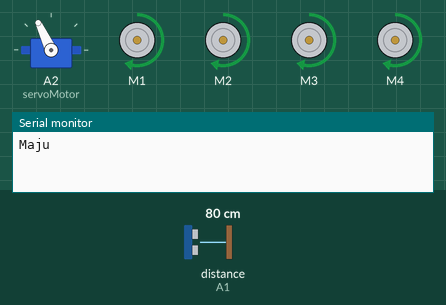
Bench run of a sketch on a simulated Arduino Uno, built with avr-gcc and run on an emulated ATmega328P. On the bench: servo, 4 × DC motor (green arrow = forward, orange = backward, longer = faster), the last lines printed to the serial monitor. The inputs (shaded band) are chosen by the test bench; at power-on: distance to the obstacle (sensor on A1) 80 cm. The echo pulse lasts 58.3 µs per cm.

Above: at 3.9 s.
4.0 s: distance to the obstacle (sensor on A1) set to 39 cm
5.5 s: distance to the obstacle (sensor on A1) set to 31 cm
At 6.0 s:
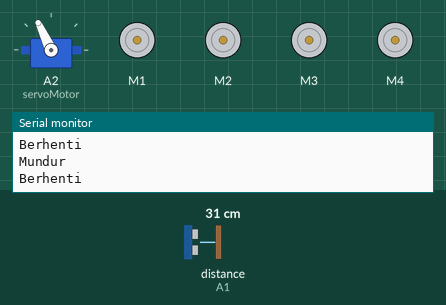
At 8.4 s:
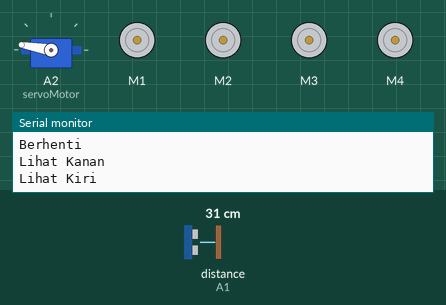
8.5 s: distance to the obstacle (sensor on A1) set to 35 cm
10.9 s: distance to the obstacle (sensor on A1) set to 60 cm
13.9 s: distance to the obstacle (sensor on A1) set to 2 cm
At 16.0 s:
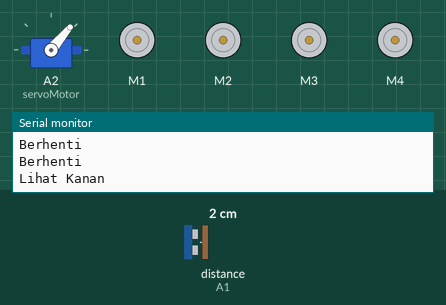
Timing chart, 0 to 20.3 s (numbered marks = the images above; inputs shaded):
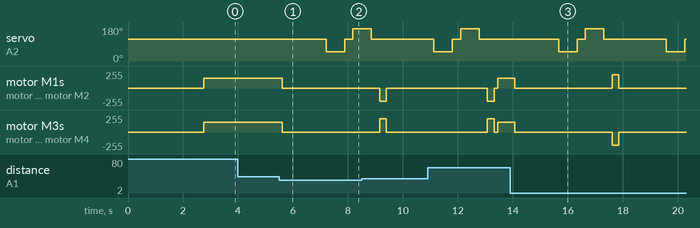

Measured:
- the behaviour switches between 36 and 35 cm on distance to the obstacle (sensor on A1) (found by bisection; images 0 and 1)
- after the input at 4.0 s, every drawn part: stays the same
- after the input at 5.5 s, servo on A2 (servoMotor): 115° → 50° after 1.7 s, → 115° 0.67 s later, → 170° 0.30 s later; motor M1–4: forward 150/255 → stopped after 0.10 s
- after the input at 13.9 s, servo on A2 (servoMotor): 115° → 50° after 1.8 s, → 115° 0.67 s later, → 170° 0.30 s later, → 115° 0.67 s later, … (6 changes in this stretch); motor M1: forward 150/255 → stopped after 0.17 s, → forward 200/255 3.5 s later, → stopped 0.25 s later

The sketch:

code.ino
```cpp
/*
  ===========================
    Robot Obstacle Avoiding
         (dengan servo)
        by Fajar Julyana
  ===========================
*/
#include <AFmotor.h>        //Library Adafruit motor driver. pasang manual
#include <NewPing.h>        //Library ping mili detik untuk Ultrasonic sensor. pasang manual
#include <Servo.h>          //Library Servo sudah terinstall tinggal include saja
//pin sensor
#define trig_pin A0 //analog input 0
#define echo_pin A1 //analog input 1

#define jarak_maksimal 200
boolean kondisiMaju = false;
int jarak = 100;

NewPing sonar(trig_pin, echo_pin, jarak_maksimal); //sensor function
Servo servoMotor;
//deklarasi Motor DC pada modul Adafruit Motor Driver
AF_DCMotor motor1(1, MOTOR12_1KHZ);
AF_DCMotor motor2(2, MOTOR12_1KHZ);
AF_DCMotor motor3(3, MOTOR34_1KHZ);
AF_DCMotor motor4(4, MOTOR34_1KHZ);

//deklarasi Kecepatan berdasarkan kendali mempermudah pengaturan
int kecepatanMaju = 150;
int kecepatanBelok = 200;
int kecepatanMundur = 200;

int bacaPing(){
  delay(70);
  int cm = sonar.ping_cm();
  if (cm==0){
    cm=250;
  }
  return cm;
}

int lihatKanan(){
  Serial.println("Lihat Kanan");
  servoMotor.write(50);
  delay(500);
  int jarak = bacaPing();
  delay(100);
  servoMotor.write(115);
  return jarak;
}

int lihatKiri(){
  Serial.println("Lihat Kiri");
  servoMotor.write(170);
  delay(500);
  int jarak = bacaPing();
  delay(100);
  servoMotor.write(115);
  return jarak;
  delay(100);
}

void berhentiGerak(){
    Serial.println("Berhenti");
    motor1.run(RELEASE);
    motor1.setSpeed(0);
    motor2.run(RELEASE);
    motor2.setSpeed(0);
    motor3.run(RELEASE);
    motor3.setSpeed(0);
    motor4.run(RELEASE);
    motor4.setSpeed(0);
}

void gerakMaju(){

  if(!kondisiMaju){

    kondisiMaju=true;

    motor1.run(FORWARD);
    motor1.setSpeed(kecepatanMaju);
    motor2.run(FORWARD);
    motor2.setSpeed(kecepatanMaju);
    motor3.run(FORWARD);
    motor3.setSpeed(kecepatanMaju);
    motor4.run(FORWARD);
    motor4.setSpeed(kecepatanMaju);
    Serial.println("Maju");
  }
}

void gerakMundur(){

  kondisiMaju=false;
    Serial.println("Mundur");
    motor1.run(BACKWARD);
    motor1.setSpeed(kecepatanMundur);
    motor2.run(BACKWARD);
    motor2.setSpeed(kecepatanMundur);
    motor3.run(BACKWARD);
    motor3.setSpeed(kecepatanMundur);
    motor4.run(BACKWARD);
    motor4.setSpeed(kecepatanMundur);

    berhentiGerak();

}

void belokKanan(){
    Serial.println("Belok Kanan");
    motor1.run(FORWARD);
    motor1.setSpeed(kecepatanBelok);
    motor2.run(FORWARD);
    motor2.setSpeed(kecepatanBelok);
    motor3.run(BACKWARD);
    motor3.setSpeed(kecepatanBelok);
    motor4.run(BACKWARD);
    motor4.setSpeed(kecepatanBelok);

  delay(250);

    motor1.run(FORWARD);
    motor1.setSpeed(kecepatanBelok);
    motor2.run(FORWARD);
    motor2.setSpeed(kecepatanBelok);
    motor3.run(BACKWARD);
    motor3.setSpeed(kecepatanBelok);
    motor4.run(BACKWARD);
    motor4.setSpeed(kecepatanBelok);

}

void belokKiri(){
    Serial.println("Belok Kiri");
    motor1.run(BACKWARD);
    motor1.setSpeed(kecepatanBelok);
    motor2.run(BACKWARD);
    motor2.setSpeed(kecepatanBelok);
    motor3.run(FORWARD);
    motor3.setSpeed(kecepatanBelok);
    motor4.run(FORWARD);
    motor4.setSpeed(kecepatanBelok);

  delay(250);

    motor1.run(BACKWARD);
    motor1.setSpeed(kecepatanBelok);
    motor2.run(BACKWARD);
    motor2.setSpeed(kecepatanBelok);
    motor3.run(FORWARD);
    motor3.setSpeed(kecepatanBelok);
    motor4.run(FORWARD);
    motor4.setSpeed(kecepatanBelok);
}

void setup(){
  Serial.begin(9600); //informasi umpan balik menggunakan port komunikasi USB baut rate 9600
  servoMotor.attach(A2); //Analog pin A2 Servo
  servoMotor.write(115);
  delay(2000);
  jarak = bacaPing();
  delay(100);
  jarak = bacaPing();
  delay(100);
  jarak = bacaPing();
  delay(100);
  jarak = bacaPing();
  delay(100);
}

void loop(){

  int jarakKanan = 0;
  int jarakKiri = 0;
  delay(50);

  if (jarak <= 35){
    berhentiGerak();
    delay(300);
    gerakMundur();
    delay(1000);
    berhentiGerak();
    delay(300);
    jarakKanan = lihatKanan();
    delay(300);
    jarakKiri = lihatKiri();
    delay(300);

    if (jarak >= jarakKiri){
      belokKanan();
      berhentiGerak();
    }
    else{
      belokKiri();
      berhentiGerak();
    }
  }
  else{
    gerakMaju();
  }
    jarak = bacaPing();
}
```

code.cpp
```cpp
/*
  ===========================
    Robot Obstacle Avoiding
         (dengan servo)
        by Fajar Julyana
  ===========================
*/
#include <AFmotor.h>        //Library Adafruit motor driver. pasang manual
#include <NewPing.h>        //Library ping mili detik untuk Ultrasonic sensor. pasang manual
#include <Servo.h>          //Library Servo sudah terinstall tinggal include saja
//pin sensor
#define trig_pin A0 //analog input 0
#define echo_pin A1 //analog input 1

#define jarak_maksimal 200
boolean kondisiMaju = false;
int jarak = 100;

NewPing sonar(trig_pin, echo_pin, jarak_maksimal); //sensor function
Servo servoMotor;
//deklarasi Motor DC pada modul Adafruit Motor Driver
AF_DCMotor motor1(1, MOTOR12_1KHZ);
AF_DCMotor motor2(2, MOTOR12_1KHZ);
AF_DCMotor motor3(3, MOTOR34_1KHZ);
AF_DCMotor motor4(4, MOTOR34_1KHZ);

//deklarasi Kecepatan berdasarkan kendali mempermudah pengaturan
int kecepatanMaju = 150;
int kecepatanBelok = 200;
int kecepatanMundur = 200;

int bacaPing(){
  delay(70);
  int cm = sonar.ping_cm();
  if (cm==0){
    cm=250;
  }
  return cm;
}

int lihatKanan(){
  Serial.println("Lihat Kanan");
  servoMotor.write(50);
  delay(500);
  int jarak = bacaPing();
  delay(100);
  servoMotor.write(115);
  return jarak;
}

int lihatKiri(){
  Serial.println("Lihat Kiri");
  servoMotor.write(170);
  delay(500);
  int jarak = bacaPing();
  delay(100);
  servoMotor.write(115);
  return jarak;
  delay(100);
}

void berhentiGerak(){
    Serial.println("Berhenti");
    motor1.run(RELEASE);
    motor1.setSpeed(0);
    motor2.run(RELEASE);
    motor2.setSpeed(0);
    motor3.run(RELEASE);
    motor3.setSpeed(0);
    motor4.run(RELEASE);
    motor4.setSpeed(0);
}

void gerakMaju(){

  if(!kondisiMaju){

    kondisiMaju=true;

    motor1.run(FORWARD);
    motor1.setSpeed(kecepatanMaju);
    motor2.run(FORWARD);
    motor2.setSpeed(kecepatanMaju);
    motor3.run(FORWARD);
    motor3.setSpeed(kecepatanMaju);
    motor4.run(FORWARD);
    motor4.setSpeed(kecepatanMaju);
    Serial.println("Maju");
  }
}

void gerakMundur(){

  kondisiMaju=false;
    Serial.println("Mundur");
    motor1.run(BACKWARD);
    motor1.setSpeed(kecepatanMundur);
    motor2.run(BACKWARD);
    motor2.setSpeed(kecepatanMundur);
    motor3.run(BACKWARD);
    motor3.setSpeed(kecepatanMundur);
    motor4.run(BACKWARD);
    motor4.setSpeed(kecepatanMundur);

    berhentiGerak();

}

void belokKanan(){
    Serial.println("Belok Kanan");
    motor1.run(FORWARD);
    motor1.setSpeed(kecepatanBelok);
    motor2.run(FORWARD);
    motor2.setSpeed(kecepatanBelok);
    motor3.run(BACKWARD);
    motor3.setSpeed(kecepatanBelok);
    motor4.run(BACKWARD);
    motor4.setSpeed(kecepatanBelok);

  delay(250);

    motor1.run(FORWARD);
    motor1.setSpeed(kecepatanBelok);
    motor2.run(FORWARD);
    motor2.setSpeed(kecepatanBelok);
    motor3.run(BACKWARD);
    motor3.setSpeed(kecepatanBelok);
    motor4.run(BACKWARD);
    motor4.setSpeed(kecepatanBelok);

}

void belokKiri(){
    Serial.println("Belok Kiri");
    motor1.run(BACKWARD);
    motor1.setSpeed(kecepatanBelok);
    motor2.run(BACKWARD);
    motor2.setSpeed(kecepatanBelok);
    motor3.run(FORWARD);
    motor3.setSpeed(kecepatanBelok);
    motor4.run(FORWARD);
    motor4.setSpeed(kecepatanBelok);

  delay(250);

    motor1.run(BACKWARD);
    motor1.setSpeed(kecepatanBelok);
    motor2.run(BACKWARD);
    motor2.setSpeed(kecepatanBelok);
    motor3.run(FORWARD);
    motor3.setSpeed(kecepatanBelok);
    motor4.run(FORWARD);
    motor4.setSpeed(kecepatanBelok);
}

void setup(){
  Serial.begin(9600); //informasi umpan balik menggunakan port komunikasi USB baut rate 9600
  servoMotor.attach(A2); //Analog pin A2 Servo
  servoMotor.write(115);
  delay(2000);
  jarak = bacaPing();
  delay(100);
  jarak = bacaPing();
  delay(100);
  jarak = bacaPing();
  delay(100);
  jarak = bacaPing();
  delay(100);
}

void loop(){

  int jarakKanan = 0;
  int jarakKiri = 0;
  delay(50);

  if (jarak <= 35){
    berhentiGerak();
    delay(300);
    gerakMundur();
    delay(1000);
    berhentiGerak();
    delay(300);
    jarakKanan = lihatKanan();
    delay(300);
    jarakKiri = lihatKiri();
    delay(300);

    if (jarak >= jarakKiri){
      belokKanan();
      berhentiGerak();
    }
    else{
      belokKiri();
      berhentiGerak();
    }
  }
  else{
    gerakMaju();
  }
    jarak = bacaPing();
}
```
